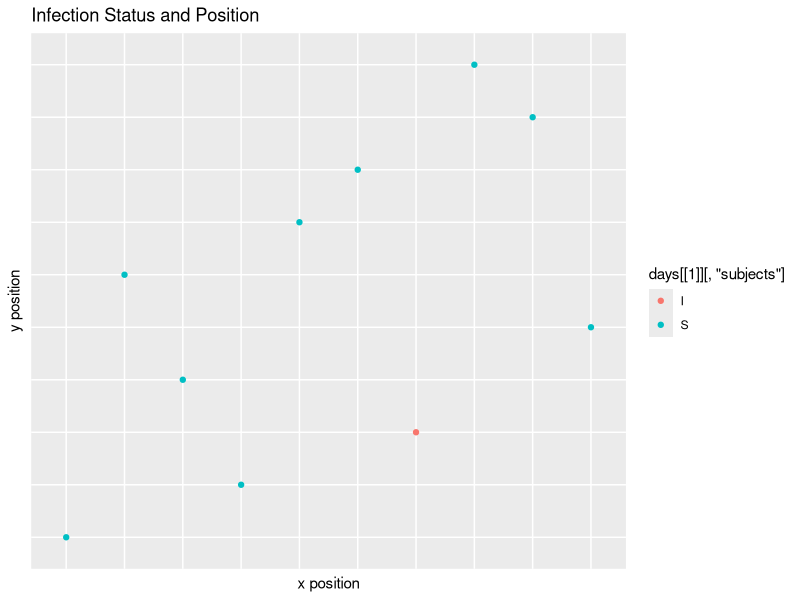
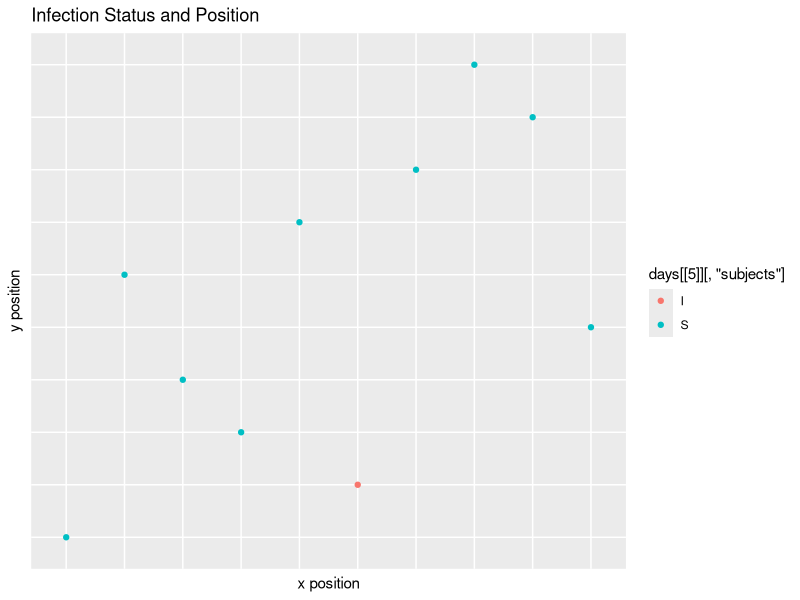
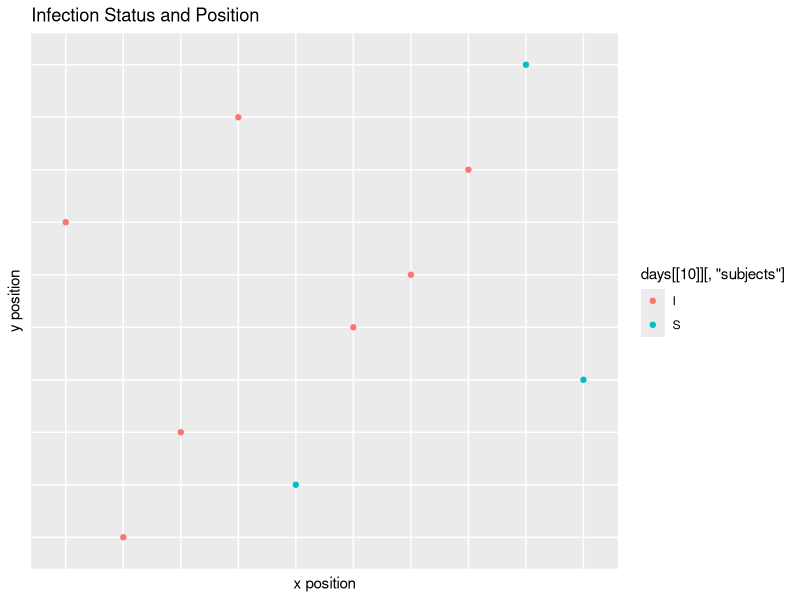
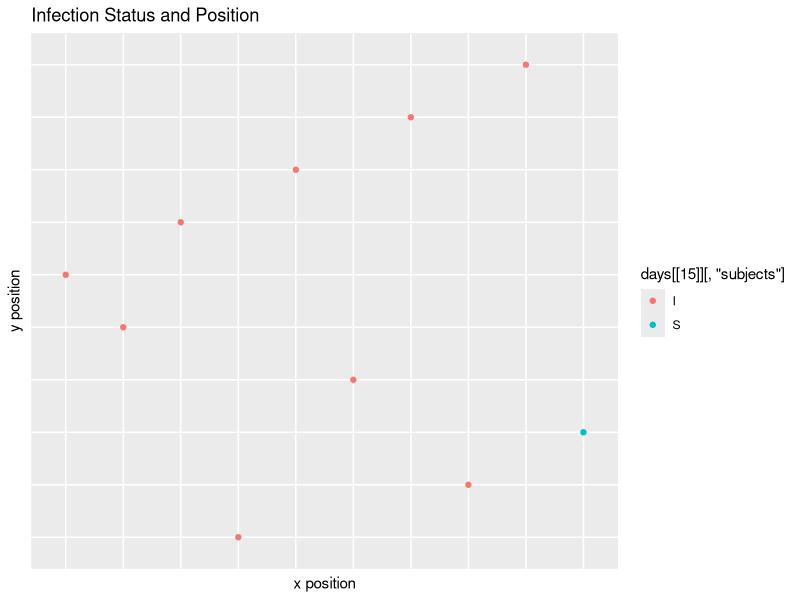
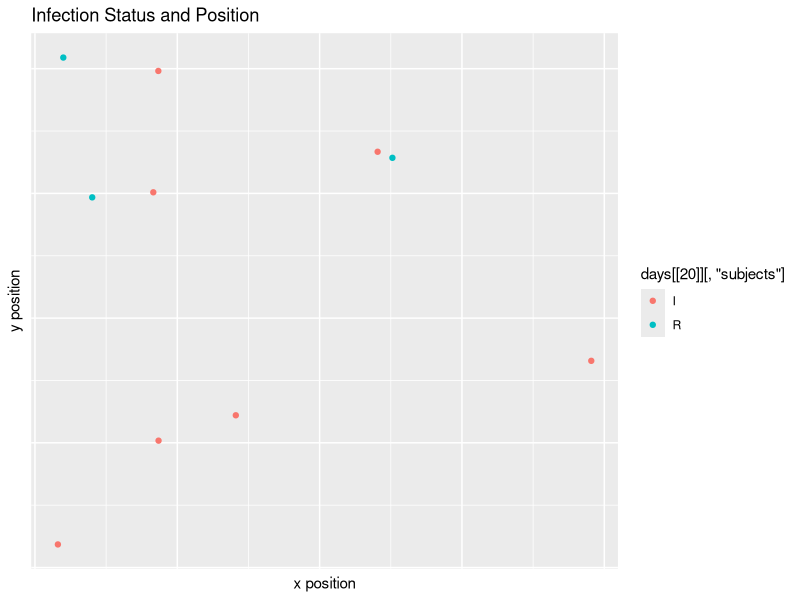
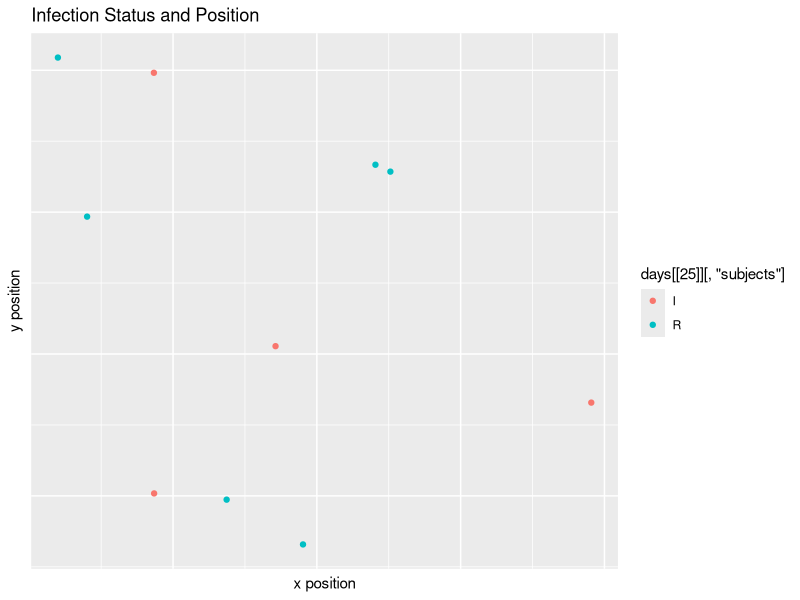
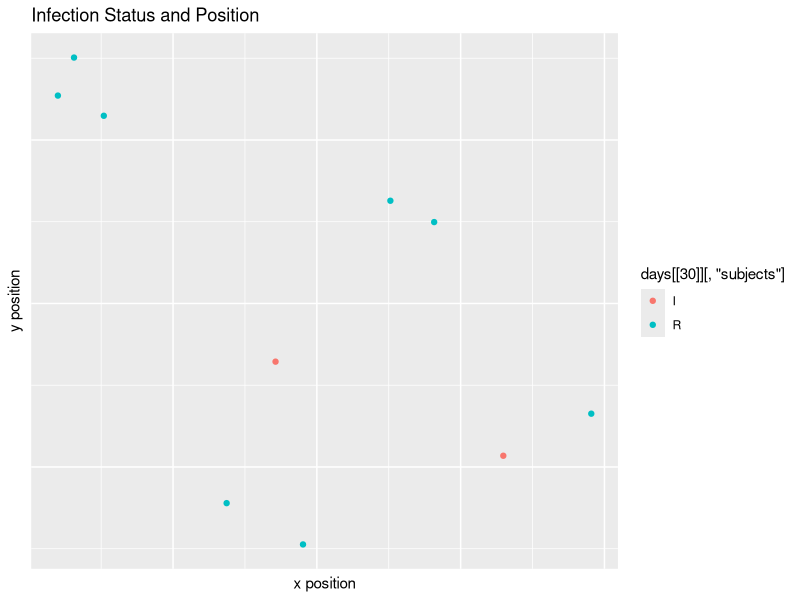
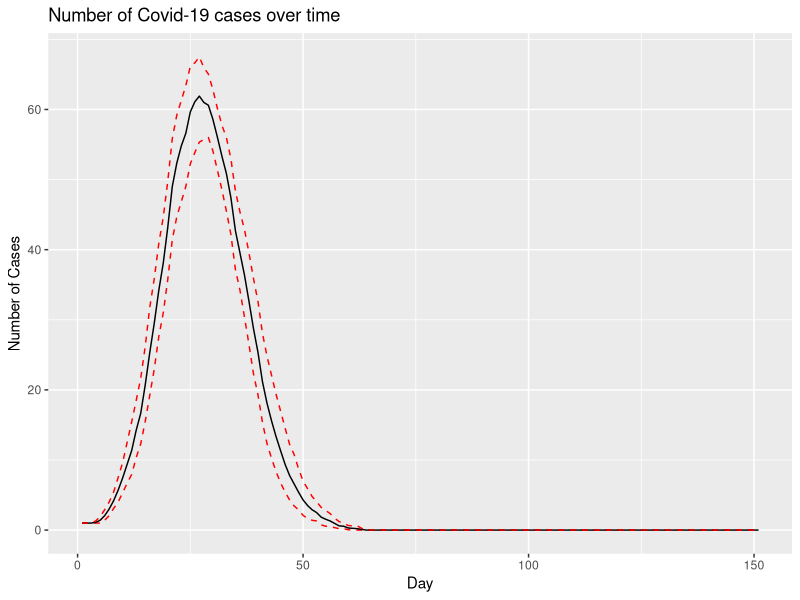

Write the R code that produced these figures, in order. (Note: a time limit stopped this script after it produced the figures.)
## ---- chunk 1
set.seed(400)
knitr::opts_chunk$set(echo = FALSE)
options(width=200)
## ---- chunk 2
library(tidyverse)
library(ggplot2)
library(boot)
## ---- chunk 3
starting_vals <- function(num_subjects, I_0, x_dim, y_dim){
  
  #Infect I_0 many starting subjects
  subjects <- rep('S', num_subjects)
  infect <- sample(x = 1:num_subjects, size=I_0, replace=FALSE)
  subjects[infect] <- 'I'
  
  #Storage for x, y starting positions for the subjects
  start_x <- runif(n=num_subjects, min=0, max=x_dim)
  start_y <- runif(n=num_subjects, min=0, max=y_dim)
  
  inc_time <- rep(-1, num_subjects)
  rec_days <- rep(-1, num_subjects)
  
  #Put into a data frame
  df <- as.data.frame(cbind(as.numeric(start_x), as.numeric(start_y), subjects, rec_days, inc_time))
  colnames(df)[1] <- 'x'
  colnames(df)[2] <- 'y'
  colnames(df)[3] <- 'subjects'
  colnames(df)[4] <- 'incubation'
  colnames(df)[5] <- 'recovery'
  
  #Assign a recovery time to the infected subjects
  df[df[,3] == 'I', 5] <- rpois(I_0, 14)
  
  #Assign an incubation time to the infected subjects
  df[df[,3] == 'I', 4] <- rpois(I_0, 5)
  
  return(df)
}

#Random step length function
get_step_length <- function(df, x_dim, y_dim){
  step_lengths <- rnorm(n=nrow(df), mean=min(x_dim, y_dim)/4, sd=min(x_dim, y_dim)/12)
  return(step_lengths)
}

#Random step direction function
get_step_direction <- function(length_vec){
  direction <- runif(n=length(length_vec), min=0, max=2*pi)
}

#Get delta_x, delta_y
get_delts <- function(length_vec, direc_vec){
  delta_x <- length_vec * cos(direc_vec)
  delta_y <- length_vec * sin(direc_vec)
  return(cbind(delta_x, delta_y))
}

#Function for getting updated coordinates
update_coords <- function(og_df, delta_df){
  new_mx <- matrix(data=NA, nrow=nrow(og_df), ncol=5)
  new_df <- data.frame(new_mx)
  new_df[,1] <- as.numeric(og_df[,'x']) + delta_df[,'delta_x']
  new_df[,2] <- as.numeric(og_df[,'y']) + delta_df[,'delta_y']
  new_df[,3] <- og_df[,3]
  new_df[,4] <- og_df[,4]
  new_df[,5] <- og_df[,5]
  colnames(new_df) <- c('x', 'y', 'subjects', 'incubation', 'recovery')
  new_df
}

coord_checker <- function(og_df, new_df, x_dim, y_dim){
  baddies <- NULL
  for(i in 1:nrow(new_df)){
    if(as.numeric(new_df[i, 'x']) > x_dim | as.numeric(new_df[i, 'x']) < 0 | as.numeric(new_df[i, 'y']) > y_dim | as.numeric(new_df[i, 'y']) < 0){
      baddies <- append(baddies, i)
    }
  }
  
  if(is.null(baddies)){
    return(new_df)
  }else{
  new_step <- get_step_length(new_df[i,], x_dim, y_dim)
  new_direction <- get_step_direction(new_step)
  new_change <- get_delts(new_step, new_direction)
  new_df <- update_coords(og_df[baddies,], new_change)
  full_df <- rbind(new_df, og_df[-baddies,])
  return(coord_checker(og_df, full_df, x_dim, y_dim))
  }
}

#Function for deciding if infections occurred
infection_status <- function(state, mean_crit_dist){
  
  current_infected <- state[state[,3]=='I' & state[,4] <= 0,]
  current_suceptable <- state[state[,3]=='S',]
  current_removed <- state[state[,3]=='R',]
  current_non_contagious <- state[state[,3]=='I' & state[,4] > 0,]
  
  #store new infection status
  newly_infected <- NULL
  
  #Check to see which susceptible subjects get infected
  #For loop
  if(nrow(current_suceptable) != 0 & nrow(current_infected) != 0){
  for(i in 1:nrow(current_infected)){
    for(j in 1:nrow(current_suceptable)){
      x_i <- as.numeric(current_infected[i, 'x'])
      y_i <- as.numeric(current_infected[i, 'y'])
      x_s <- as.numeric(current_suceptable[j, 'x'])
      y_s <- as.numeric(current_suceptable[j, 'y'])
     
      
      crucial_distance <- rexp(1, 1/mean_crit_dist)
      
      
      d <- sqrt((x_i - x_s)^2 + (y_i - y_s)^2)
      if(d <= crucial_distance){
        newly_infected <- c(newly_infected, j)
      }

    }
  }
  
  current_suceptable[newly_infected, 3] <- 'I'
  #Give incubation time
  current_suceptable[newly_infected, 4] <- rpois(n=length(newly_infected), lambda = 5)
  #Give recovery time
  current_suceptable[newly_infected, 5] <- rpois(n=length(newly_infected), lambda = 14)
  
  new_state <- rbind(current_infected, current_suceptable, current_removed, current_non_contagious)
  return(new_state)
  }else{return(state)}
}

#simulation function
simulator <- function(days, num_subjects, x_dim, y_dim, I_0, inf_dist){
  initial_data <- starting_vals(num_subjects = num_subjects, x_dim=x_dim, y_dim=y_dim, I_0=I_0)
  end_day <- list()
  num_cases <- rep(NA, days)
  num_cases <- c(I_0, num_cases)
  num_new_cases <- rep(NA, days)
  
  for(i in 1:days){
    
    if(i == 1){
      step_size <- get_step_length(initial_data, x_dim, y_dim)
      direction <- get_step_direction(step_size)
      change <- get_delts(step_size, direction)
  
      updated_positions <- update_coords(initial_data, change)
      checked_positions <- coord_checker(og_df=initial_data, new_df=updated_positions, x_dim=x_dim, y_dim=y_dim)
      new_status <- infection_status(checked_positions, inf_dist)
      
      #recovery time code
      not_recovered <- new_status[as.numeric(new_status[, 5]) > 0, ]
      new_time <- as.numeric(not_recovered[, 5]) - 1
      not_recovered[, 5] <- new_time
      infected_0 <- new_status[as.numeric(new_status[, 5]) == 0, ]
      infected_0[, 3] <- rep('R', nrow(infected_0))
      not_infected = new_status[as.numeric(new_status[, 5]) < 0, ]
      new_status = rbind(not_recovered, infected_0, not_infected)
      
      #incubation time code
      infected_people <- new_status[new_status[,3] == 'I',]
      new_inc_time <- as.numeric(infected_people[,4]) - 1
      infected_people[,4] <- new_inc_time
      other_people <- new_status[new_status[,3] != 'I',]
      new_status <- rbind(infected_people, other_people)
      
      end_day[[i]] <- new_status
      
      #Calculate number of new cases
      num_cases[i+1] <- sum(new_status[,3]=='I')
      num_new_cases[i] <- sum(new_status[,3]=='I') - I_0
      
    }
    
    else{
      step_size <- get_step_length(initial_data, x_dim, y_dim)
      direction <- get_step_direction(step_size)
      change <- get_delts(step_size, direction)
  
      updated_positions <- update_coords(end_day[[i-1]], change)
      checked_positions <- coord_checker(og_df=end_day[[i-1]], new_df=updated_positions, x_dim=x_dim, y_dim=y_dim)
      new_status <- infection_status(checked_positions, inf_dist)
      
      not_recovered <- new_status[as.numeric(new_status[, 5]) > 0, ]
      new_time <- as.numeric(not_recovered[, 5]) - 1
      not_recovered[, 5] <- new_time
      infected_0 <- new_status[as.numeric(new_status[, 5]) == 0, ]
      infected_0[, 3] <- rep('R', nrow(infected_0))
      not_infected = new_status[as.numeric(new_status[, 5]) < 0, ]
      new_status = rbind(not_recovered, infected_0, not_infected)
      
      #incubation time code
      infected_people <- new_status[new_status[,3] == 'I',]
      new_inc_time <- as.numeric(infected_people[,4]) - 1
      infected_people[,4] <- new_inc_time
      other_people <- new_status[new_status[,3] != 'I',]
      new_status <- rbind(infected_people, other_people)

      
      end_day[[i]] <- new_status
      
      #Calculate number of new cases
      num_cases[i+1] <- sum(new_status[,3]=='I')
      num_new_cases[i] <- sum(new_status[,3]=='I') - num_cases[i-1]
  
    }
  }
  return(num_cases)
}

simulator22 <- function(days, num_subjects, x_dim, y_dim, I_0, inf_dist){
  initial_data <- starting_vals(num_subjects = num_subjects, x_dim=x_dim, y_dim=y_dim, I_0=I_0)
  end_day <- list()
  num_cases <- rep(NA, days)
  num_cases <- c(I_0, num_cases)
  num_new_cases <- rep(NA, days)
  
  for(i in 1:days){
    
    if(i == 1){
      step_size <- get_step_length(initial_data, x_dim, y_dim)
      direction <- get_step_direction(step_size)
      change <- get_delts(step_size, direction)
  
      updated_positions <- update_coords(initial_data, change)
      checked_positions <- coord_checker(og_df=initial_data, new_df=updated_positions, x_dim=x_dim, y_dim=y_dim)
      new_status <- infection_status(checked_positions, inf_dist)
      
      #recovery time code
      not_recovered <- new_status[as.numeric(new_status[, 5]) > 0, ]
      new_time <- as.numeric(not_recovered[, 5]) - 1
      not_recovered[, 5] <- new_time
      infected_0 <- new_status[as.numeric(new_status[, 5]) == 0, ]
      infected_0[, 3] <- rep('R', nrow(infected_0))
      not_infected = new_status[as.numeric(new_status[, 5]) < 0, ]
      new_status = rbind(not_recovered, infected_0, not_infected)
      
      #incubation time code
      infected_people <- new_status[new_status[,3] == 'I',]
      new_inc_time <- as.numeric(infected_people[,4]) - 1
      infected_people[,4] <- new_inc_time
      other_people <- new_status[new_status[,3] != 'I',]
      new_status <- rbind(infected_people, other_people)
      
      end_day[[i]] <- new_status
      
      #Calculate number of new cases
      num_cases[i+1] <- sum(new_status[,3]=='I')
      num_new_cases[i] <- sum(new_status[,3]=='I') - I_0
      
    }
    
    else{
      step_size <- get_step_length(initial_data, x_dim, y_dim)
      direction <- get_step_direction(step_size)
      change <- get_delts(step_size, direction)
  
      updated_positions <- update_coords(end_day[[i-1]], change)
      checked_positions <- coord_checker(og_df=end_day[[i-1]], new_df=updated_positions, x_dim=x_dim, y_dim=y_dim)
      new_status <- infection_status(checked_positions, inf_dist)
      
      not_recovered <- new_status[as.numeric(new_status[, 5]) > 0, ]
      new_time <- as.numeric(not_recovered[, 5]) - 1
      not_recovered[, 5] <- new_time
      infected_0 <- new_status[as.numeric(new_status[, 5]) == 0, ]
      infected_0[, 3] <- rep('R', nrow(infected_0))
      not_infected = new_status[as.numeric(new_status[, 5]) < 0, ]
      new_status = rbind(not_recovered, infected_0, not_infected)
      
      #incubation time code
      infected_people <- new_status[new_status[,3] == 'I',]
      new_inc_time <- as.numeric(infected_people[,4]) - 1
      infected_people[,4] <- new_inc_time
      other_people <- new_status[new_status[,3] != 'I',]
      new_status <- rbind(infected_people, other_people)

      
      end_day[[i]] <- new_status
      
      #Calculate number of new cases
      num_cases[i+1] <- sum(new_status[,3]=='I')
      num_new_cases[i] <- sum(new_status[,3]=='I') - num_cases[i-1]
  
    }
  }
  return(end_day)
}
## ---- chunk 4
get_step_length <- function(df, x_dim, y_dim){
  step_lengths <- rnorm(n=nrow(df), mean=min(x_dim, y_dim)/4, sd=min(x_dim, y_dim)/12)
  return(step_lengths)
}

get_step_direction <- function(length_vec){
  direction <- runif(n=length(length_vec), min=0, max=2*pi)
}

get_delts <- function(length_vec, direc_vec){
  delta_x <- length_vec * cos(direc_vec)
  delta_y <- length_vec * sin(direc_vec)
  return(cbind(delta_x, delta_y))
}
## ---- chunk 5
update_coords <- function(og_df, delta_df){
  new_mx <- matrix(data=NA, nrow=nrow(og_df), ncol=5)
  new_df <- data.frame(new_mx)
  new_df[,1] <- as.numeric(og_df[,'x']) + delta_df[,'delta_x']
  new_df[,2] <- as.numeric(og_df[,'y']) + delta_df[,'delta_y']
  new_df[,3] <- og_df[,3]
  new_df[,4] <- og_df[,4]
  new_df[,5] <- og_df[,5]
  colnames(new_df) <- c('x', 'y', 'subjects', 'incubation', 'recovery')
  new_df
}

coord_checker <- function(og_df, new_df, x_dim, y_dim){
  baddies <- NULL
  for(i in 1:nrow(new_df)){
    if(as.numeric(new_df[i, 'x']) > x_dim | as.numeric(new_df[i, 'x']) < 0 | as.numeric(new_df[i, 'y']) > y_dim | as.numeric(new_df[i, 'y']) < 0){
      baddies <- append(baddies, i)
    }
  }
  
  if(is.null(baddies)){
    return(new_df)
  }else{
  new_step <- get_step_length(new_df[i,], x_dim, y_dim)
  new_direction <- get_step_direction(new_step)
  new_change <- get_delts(new_step, new_direction)
  new_df <- update_coords(og_df[baddies,], new_change)
  full_df <- rbind(new_df, og_df[-baddies,])
  return(coord_checker(og_df, full_df, x_dim, y_dim))
  }
}
## ---- chunk 6
infection_status <- function(state, mean_crit_dist){
  
  current_infected <- state[state[,3]=='I' & state[,4] <= 0,]
  current_suceptable <- state[state[,3]=='S',]
  current_removed <- state[state[,3]=='R',]
  current_non_contagious <- state[state[,3]=='I' & state[,4] > 0,]
  
  newly_infected <- NULL
  
  if(nrow(current_suceptable) != 0 & nrow(current_infected) != 0){
  for(i in 1:nrow(current_infected)){
    for(j in 1:nrow(current_suceptable)){
      x_i <- as.numeric(current_infected[i, 'x'])
      y_i <- as.numeric(current_infected[i, 'y'])
      x_s <- as.numeric(current_suceptable[j, 'x'])
      y_s <- as.numeric(current_suceptable[j, 'y'])
     
      crucial_distance <- rexp(1, 1/mean_crit_dist)
      
      d <- sqrt((x_i - x_s)^2 + (y_i - y_s)^2)
      if(d <= crucial_distance){
        newly_infected <- c(newly_infected, j)
      }
    }
  }
  current_suceptable[newly_infected, 3] <- 'I'
  current_suceptable[newly_infected, 4] <- rpois(n=length(newly_infected), lambda = 5)
  current_suceptable[newly_infected, 5] <- rpois(n=length(newly_infected), lambda = 14)
  
  new_state <- rbind(current_infected, current_suceptable, current_removed, current_non_contagious)
  return(new_state)
  }else{return(state)}
}
## ---- chunk 7
dummy_simulator <- function(days, num_subjects, x_dim, y_dim, I_0, inf_dist){
  initial_data <- starting_vals(num_subjects = num_subjects, x_dim=x_dim, y_dim=y_dim, I_0=I_0)
  end_day <- list()
  num_cases <- rep(NA, days)
  num_cases <- c(I_0, num_cases)
  num_new_cases <- rep(NA, days)
  for(i in 1:days){
    if(i == 1){
      step_size <- get_step_length(initial_data, x_dim, y_dim)
      direction <- get_step_direction(step_size)
      change <- get_delts(step_size, direction)
      updated_positions <- update_coords(initial_data, change)
      checked_positions <- coord_checker(og_df=initial_data, new_df=updated_positions, x_dim=x_dim, y_dim=y_dim)
      new_status <- infection_status(checked_positions, inf_dist)
      
      not_recovered <- new_status[as.numeric(new_status[, 5]) > 0, ]
      new_time <- as.numeric(not_recovered[, 5]) - 1
      not_recovered[, 5] <- new_time
      infected_0 <- new_status[as.numeric(new_status[, 5]) == 0, ]
      infected_0[, 3] <- rep('R', nrow(infected_0))
      not_infected = new_status[as.numeric(new_status[, 5]) < 0, ]
      new_status = rbind(not_recovered, infected_0, not_infected)
      infected_people <- new_status[new_status[,3] == 'I',]
      new_inc_time <- as.numeric(infected_people[,4]) - 1
      infected_people[,4] <- new_inc_time
      other_people <- new_status[new_status[,3] != 'I',]
      new_status <- rbind(infected_people, other_people)
      end_day[[i]] <- new_status
      num_cases[i+1] <- sum(new_status[,3]=='I')
      num_new_cases[i] <- sum(new_status[,3]=='I') - I_0
    }
    }
  return(num_cases)
}
## ---- chunk 8
days <- simulator22(30, 10, 1, 1, 1, 0.2)

ggplot() +
  geom_point(aes(x=days[[1]][, 'x'], y= days[[1]][, 'y'], color=days[[1]][, 'subjects'])) +
  xlab('x position') +
  ylab('y position') +
  ggtitle('Infection Status and Position') +
  theme(axis.text.x=element_blank(),
        axis.ticks.x=element_blank(),
        axis.text.y=element_blank(),
        axis.ticks.y=element_blank())

## ---- chunk 9
ggplot() +
  geom_point(aes(x=days[[5]][, 'x'], y= days[[5]][, 'y'], color=days[[5]][, 'subjects'])) +
  xlab('x position') +
  ylab('y position') +
  ggtitle('Infection Status and Position') +
  theme(axis.text.x=element_blank(),
        axis.ticks.x=element_blank(),
        axis.text.y=element_blank(),
        axis.ticks.y=element_blank())

## ---- chunk 10
ggplot() +
  geom_point(aes(x=days[[10]][, 'x'], y= days[[10]][, 'y'], color=days[[10]][, 'subjects'])) +
  xlab('x position') +
  ylab('y position') +
  ggtitle('Infection Status and Position') +
  theme(axis.text.x=element_blank(),
        axis.ticks.x=element_blank(),
        axis.text.y=element_blank(),
        axis.ticks.y=element_blank())

## ---- chunk 11
ggplot() +
  geom_point(aes(x=days[[15]][, 'x'], y= days[[15]][, 'y'], color=days[[15]][, 'subjects'])) +
  xlab('x position') +
  ylab('y position') +
  ggtitle('Infection Status and Position') +
  theme(axis.text.x=element_blank(),
        axis.ticks.x=element_blank(),
        axis.text.y=element_blank(),
        axis.ticks.y=element_blank())

## ---- chunk 12
ggplot() +
  geom_point(aes(x=days[[20]][, 'x'], y= days[[20]][, 'y'], color=days[[20]][, 'subjects'])) +
  xlab('x position') +
  ylab('y position') +
  ggtitle('Infection Status and Position') +
  theme(axis.text.x=element_blank(),
        axis.ticks.x=element_blank(),
        axis.text.y=element_blank(),
        axis.ticks.y=element_blank())

## ---- chunk 13
ggplot() +
  geom_point(aes(x=days[[25]][, 'x'], y= days[[25]][, 'y'], color=days[[25]][, 'subjects'])) +
  xlab('x position') +
  ylab('y position') +
  ggtitle('Infection Status and Position') +
  theme(axis.text.x=element_blank(),
        axis.ticks.x=element_blank(),
        axis.text.y=element_blank(),
        axis.ticks.y=element_blank())

## ---- chunk 14
ggplot() +
  geom_point(aes(x=days[[30]][, 'x'], y= days[[30]][, 'y'], color=days[[30]][, 'subjects'])) +
  xlab('x position') +
  ylab('y position') +
  ggtitle('Infection Status and Position') +
  theme(axis.text.x=element_blank(),
        axis.ticks.x=element_blank(),
        axis.text.y=element_blank(),
        axis.ticks.y=element_blank())

## ---- chunk 15
mean_func <- function(daytuh, idx) {
  mean(daytuh[idx])
}

get_bootstrap_cis <- function(days, num_subjects, x_dim, y_dim, I_0, inf_dist, sample_size, ci_type='perc'){
  #Create data frame to store samples
  samps <- matrix(data=NA, nrow=sample_size, ncol=days + 1)
  samps <- data.frame(samps)
  
  #Create data frame to store confidence intervals
  ci_df <- matrix(data=NA, nrow=days + 1, ncol=3)
  ci_df <- data.frame(ci_df)
  
  for(i in 1:sample_size){
    samps[i, ] <- simulator(days, num_subjects, x_dim, y_dim, I_0, inf_dist)
  }
  
  for(i in 1:ncol(samps)){
    #Make sure column has more than one unique value
    check <- (length(unique(samps[ ,i])) != 1)
    if(check){
    boot_obj <- boot(samps[ ,i], mean_func, 2000)
    ci_obj <- boot.ci(boot_obj, conf = .95, type = ci_type)
    ci_df[i, 1] <- ci_obj$percent[4]
    ci_df[i, 2] <- ci_obj$t0
    ci_df[i, 3] <- ci_obj$percent[5]
    }else{ci_df[i, ] <- c(samps[1, i], samps[1, i], samps[1, i])}
  }
return(ci_df)
}
## ---- chunk 16
library(ggplot2)

plot_dat <- get_bootstrap_cis(days=150, num_subjects=100, x_dim=20, y_dim=20, I_0=1, inf_dist=1, sample_size=20)

ggplot() +
  geom_line(aes(x=1:151, y=plot_dat[ ,1]), linetype = 2, color = 'red') +
  geom_line(aes(x=1:151, y=plot_dat[ ,2])) +
  geom_line(aes(x=1:151, y=plot_dat[ ,3]), linetype = 2, color = 'red') +
  xlab('Day') +
  ylab('Number of Cases') +
  ggtitle('Number of Covid-19 cases over time')
## ---- chunk 17
plot_dat2 <- get_bootstrap_cis(days=150, num_subjects=200, x_dim=20, y_dim=20, I_0=1, inf_dist=1, sample_size=20)

ggplot() +
  geom_line(aes(x=1:151, y=plot_dat2[ ,1]), linetype = 2, color = 'red') +
  geom_line(aes(x=1:151, y=plot_dat2[ ,2])) +
  geom_line(aes(x=1:151, y=plot_dat2[ ,3]), linetype = 2, color = 'red') +
  xlab('Day') +
  ylab('Number of Cases') +
  ggtitle('Number of Covid-19 cases over time')

## ---- chunk 18
ggplot() +
  geom_line(aes(x=1:151, y=plot_dat[ ,2]), color='red') +
  geom_line(aes(x=1:151, y=plot_dat2[ ,2]), color='blue') +
  xlab('Day') +
  ylab('Number of Cases') +
  ggtitle('Number of Covid-19 cases over time')
## ---- chunk 19
plot_dat3 <- get_bootstrap_cis(days=150, num_subjects=100, x_dim=20, y_dim=20, I_0=1, inf_dist=0.5, sample_size=20)

ggplot() +
  geom_line(aes(x=1:151, y=plot_dat[ ,2]), color='red') +
  geom_line(aes(x=1:151, y=plot_dat3[ ,2]), color='blue') +
  xlab('Day') +
  ylab('Number of Cases') +
  ggtitle('Number of Covid-19 cases over time')
